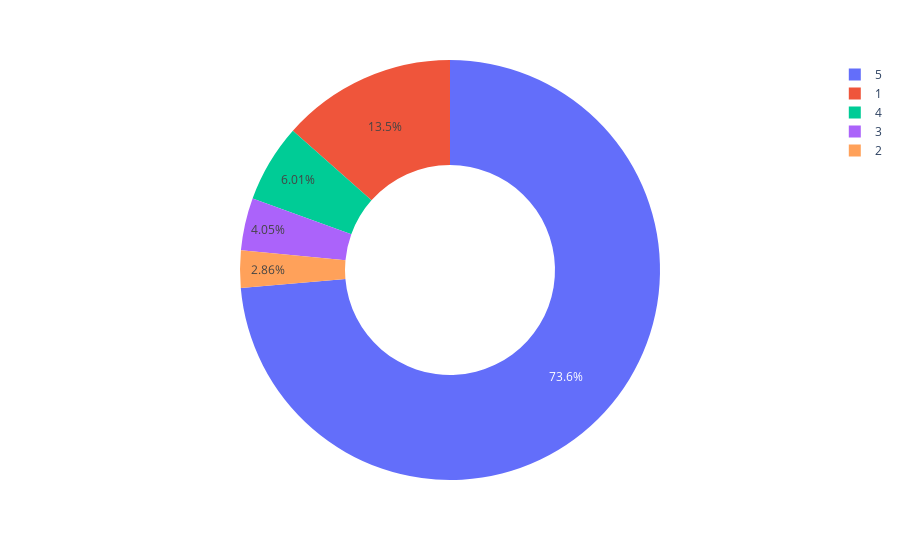

Notebook source saved alongside this figure:
### Code cell
ratings = data["score"].value_counts()
numbers = ratings.index
quantity = ratings.values
import plotly.express as px
figure = px.pie(data, 
             values=quantity, 
             names=numbers,hole = 0.5)
figure.show()

### Figure 1 — Plotly figure (JSON) as saved in the notebook; plotly's stock layout.template omitted (floating-point values rounded to 4 significant figures)
{"data": [{"domain": {"x": [0, 1], "y": [0, 1]}, "hole": 0.5, "hovertemplate": "label=%{label}<br>value=%{value}<extra></extra>", "labels": [5, 1, 4, 3, 2], "legendgroup": "", "name": "", "showlegend": true, "type": "pie", "values": [338884, 61926, 27664, 18618, 13179]}], "layout": {"legend": {"tracegroupgap": 0}, "margin": {"t": 60}}}
